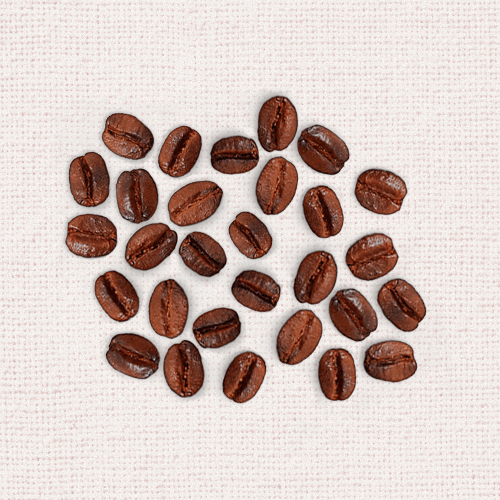
#> input picture resources/images/coffee.png, 500 x 500 px
$ python border.py
#> lines starting #> are read from the running program, lines starting #| are printed output that depends on the picture; after the words box and inside, x2 and y2 are one past the last pixel; in counts of white or black regions, pixels touching at a corner belong together
import cv2
import numpy as np

image = cv2.imread('../resources/images/coffee.png', 0)
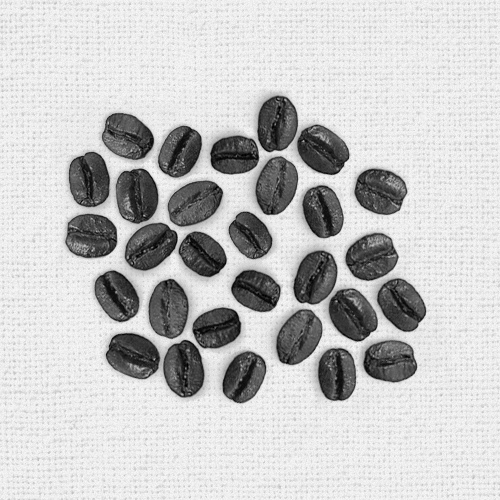
#> image: shape (500, 500); min 0, max 246, mean 197.7

ret, binarized_image = cv2.threshold(image, 135, 255, cv2.THRESH_BINARY_INV)
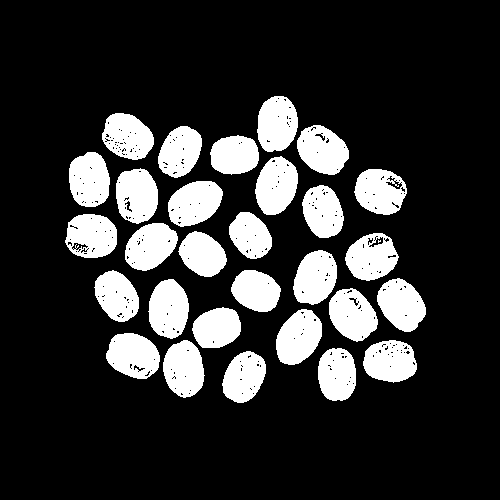
#> binarized_image: shape (500, 500); 20.1% white; 30 white regions (1 under 20 px), largest, box (x1, y1, x2, y2) and area: (255, 156, 298, 215) 1871, (276, 309, 322, 365) 1870, (168, 181, 223, 227) 1864

e = np.ones((3, 3), np.uint8)
processed_image = cv2.morphologyEx(binarized_image, cv2.MORPH_CLOSE, e)
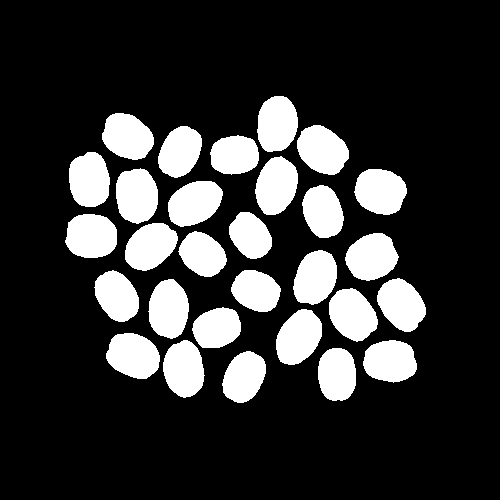
#> processed_image: shape (500, 500); 20.5% white; 29 white regions, largest, box (x1, y1, x2, y2) and area: (345, 233, 399, 281) 1888, (255, 156, 298, 215) 1886, (276, 309, 322, 365) 1884
processed_image = cv2.erode(processed_image, e, iterations=2)
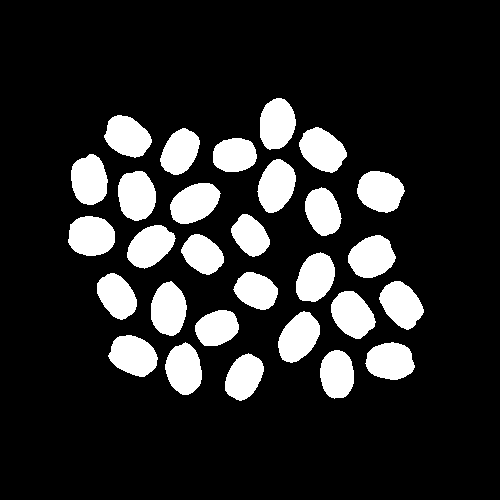
#> processed_image: shape (500, 500); 16.2% white; 29 white regions, largest, box (x1, y1, x2, y2) and area: (68, 216, 115, 256) 1512, (118, 171, 156, 221) 1510, (357, 171, 405, 213) 1501

segmented_image = cv2.Canny(processed_image, 100, 200)
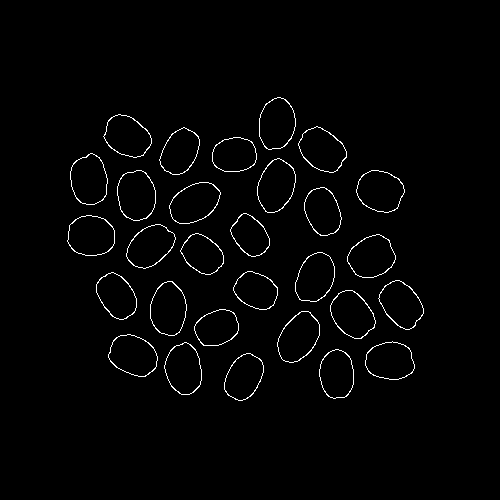
#> segmented_image: shape (500, 500); 1.7% white in thin lines or dots, all inside (x1, y1, x2, y2) = (67, 97, 424, 401)

cv2.imshow('Binarized', binarized_image)
cv2.imshow('Processed', processed_image)
cv2.imshow('Segmented', segmented_image)

cv2.waitKey(0)
cv2.destroyAllWindows()
